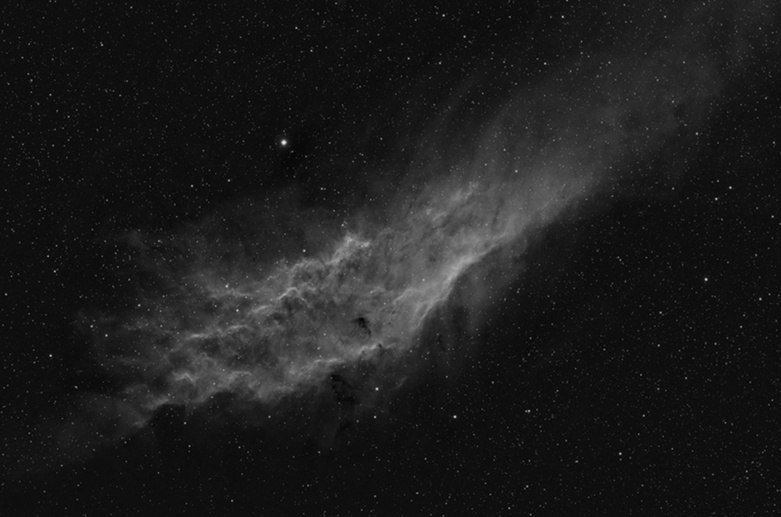
%> input picture lab7/NGC1499-766-L.jpg, 781 x 517 px, shrunk from 1500 x 993 before the run
$ octave lab7.m   (GNU Octave 9; MATLAB toolbox functions it lacks are replaced by stand-ins)
%> lines starting %> are read from the running program, lines starting %| are printed output that depends on the picture
%Nebula

img_nebula = imread('NGC1499-766-L.jpg');
%> img_nebula is the input picture: size 517x781x3 uint8; min 2, max 236, mean 28.5


h_nebula = fspecial('average', 3);
avg_nebula = imfilter(img_nebula, h_nebula);

result_nebula = img_nebula + (img_nebula - avg_nebula)*5;
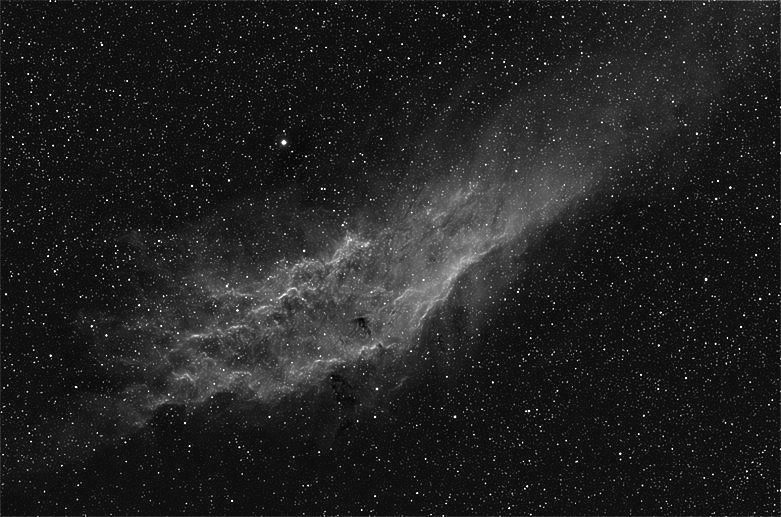
%> result_nebula: size 517x781x3 uint8; min 2, max 255, mean 33.5

figure(99);
imshowpair(img_nebula, result_nebula, 'montage');
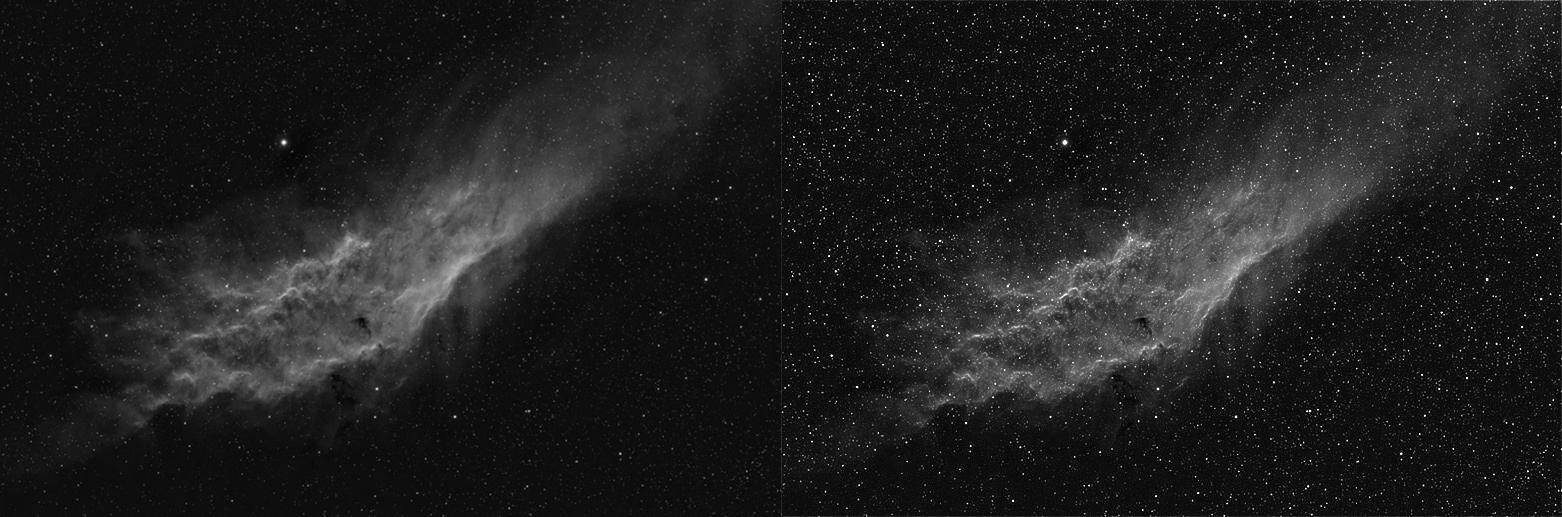
%> displayed picture: size 517x1562x3, on the screen's scale of 0 to 255; min 0, max 255, mean 30.2
title('input                                   output');


%Martian

img_martian = imread('PIA04521_Martian_Moon.jpg');
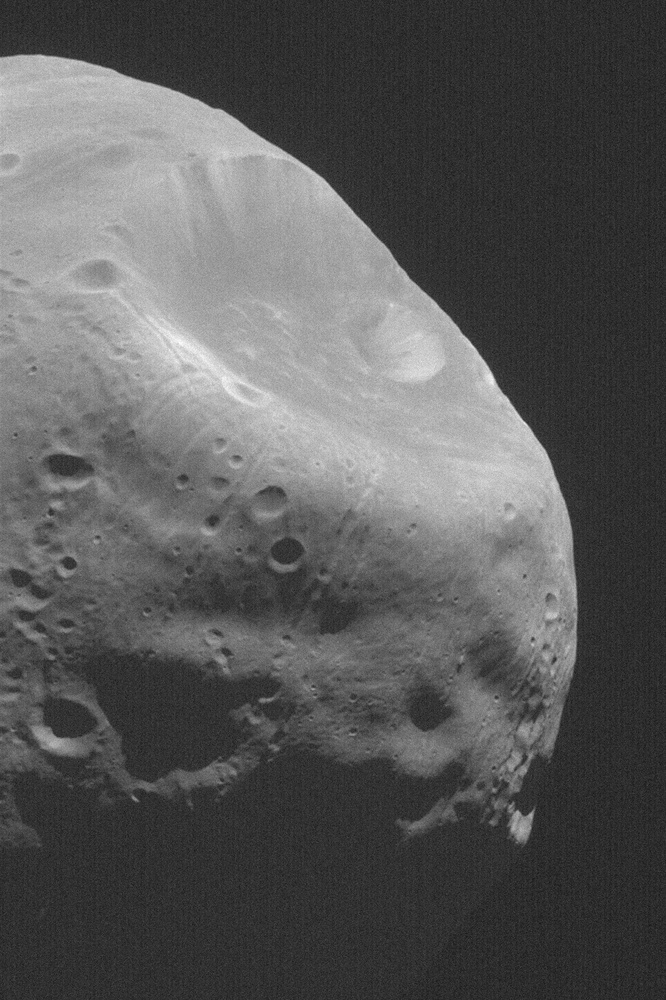
%> input picture lab7/PIA04521_Martian_Moon.jpg, 666 x 1000 px, shrunk from 1279 x 1920 before the run
%> img_martian is the input picture: size 1000x666 uint8; min 18, max 255, mean 89

h_martian_gaussian = fspecial('gaussian', [13,13], 1.5);
gaussian_martian = imfilter(img_martian, h_martian_gaussian);
h_martian_avg = fspecial('average', 15);
avg_martian = imfilter(gaussian_martian, h_martian_avg);
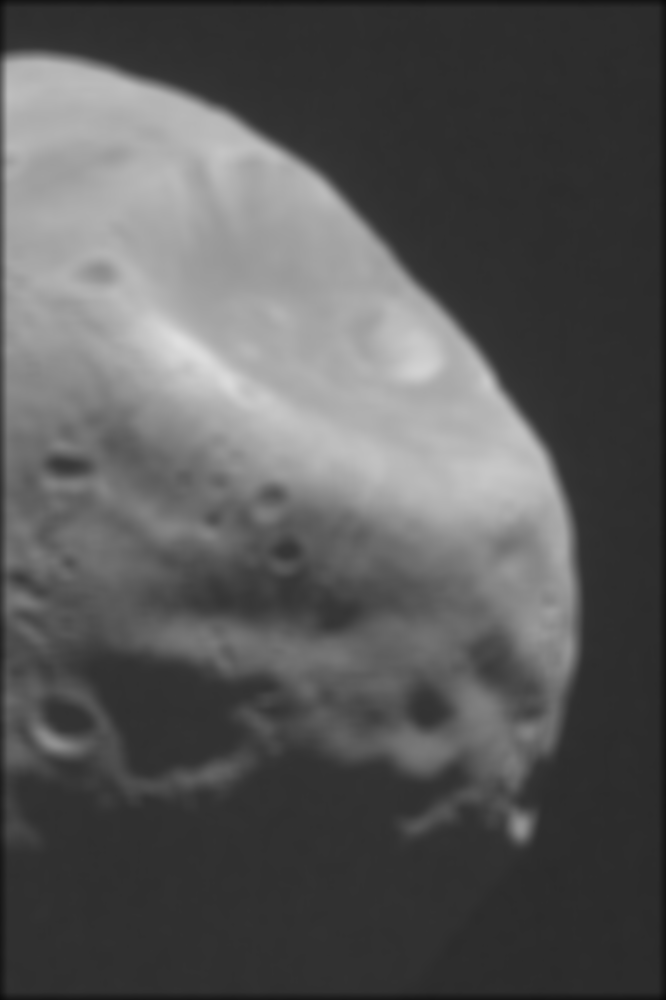
%> avg_martian: size 1000x666 uint8; min 11, max 223, mean 88.3


result_martian = gaussian_martian + (gaussian_martian - avg_martian)*3;
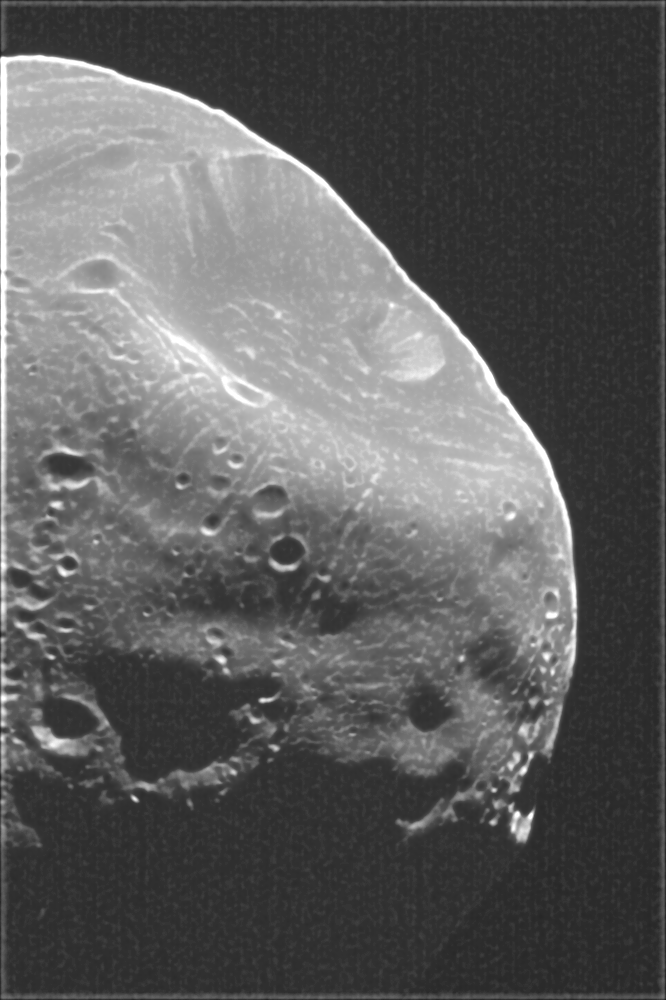
%> result_martian: size 1000x666 uint8; min 31, max 255, mean 94.1

figure(77);
imshowpair(img_martian, result_martian, 'montage');
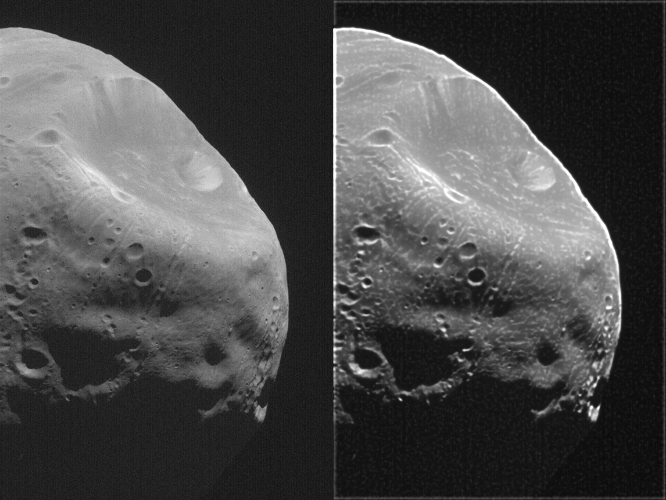
%> displayed picture: size 1000x1332, on the screen's scale of 0 to 255 (shown at 1/2 size); min 0, max 255, mean 74.1
title('input                                   output');
